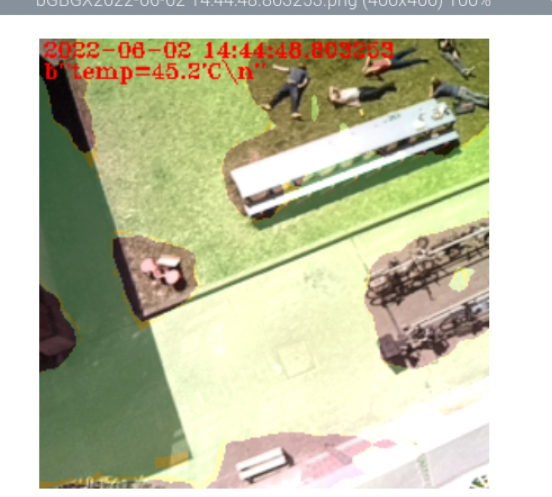
#> input picture img.jpeg, 1104 x 994 px, given in place of the camera (shown at 1/2 size)
$ python homework_13_1.py
#> lines starting #> are read from the running program, lines starting #| are printed output that depends on the picture
import cv2
import time

# загружаем изображение с камеры БПЛА
cap = cv2.VideoCapture(0)  # используем первую подключенную камеру
ret, frame = cap.read()  # читаем кадр с камеры
#> frame is the input picture: shape (994, 1104, 3); mean B, G, R 166.1, 194.6, 193.9

if not ret:
    print("Ошибка: не удалось захватить изображение с камеры.")
    cap.release()
    exit()

# Уменьшаем разрешение изображения в 2 раза
start_time = time.time()
height, width = frame.shape[:2]
#> height = 994; width = 1104
resized_frame = cv2.resize(frame, (width // 2, height // 2))
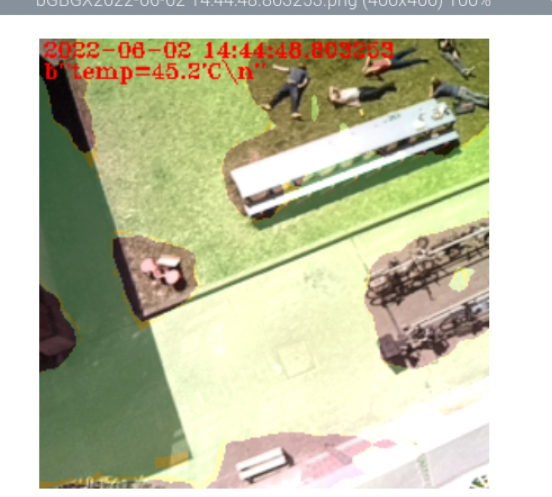
#> resized_frame: shape (497, 552, 3); mean B, G, R 166.2, 194.7, 194

# Применяем метод Canny
edges = cv2.Canny(resized_frame, 100, 200)
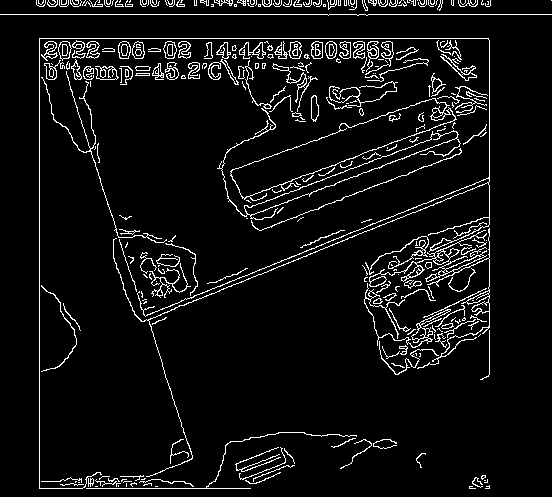
#> edges: shape (497, 552); 6.3% white in thin lines or dots

# изображение в оттенки серого
gray_frame = cv2.cvtColor(resized_frame, cv2.COLOR_BGR2GRAY)
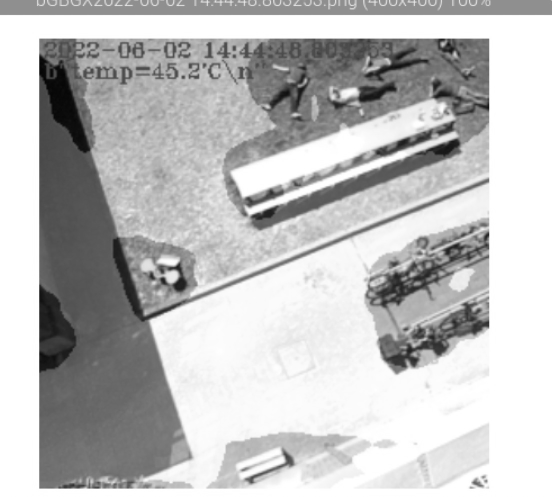
#> gray_frame: shape (497, 552); min 5, max 255, mean 191.2

# Сохраняем оптимизированное изображение
cv2.imwrite("optimized_image.jpg", gray_frame)

# измеряем время обработки
end_time = time.time()
processing_time = end_time - start_time
print(f"Время обработки изображения: {processing_time:.4f} секунд")

# сравнения
cv2.imshow("Original", frame)
cv2.imshow("Small", resized_frame)
cv2.imshow("Canny", edges)
cv2.imshow("Gray", gray_frame)

# Ждем нажатия любой клавиши, затем закрываем окна
cv2.waitKey(0)
cv2.destroyAllWindows()

cap.release()

$ run again, on Relations.png
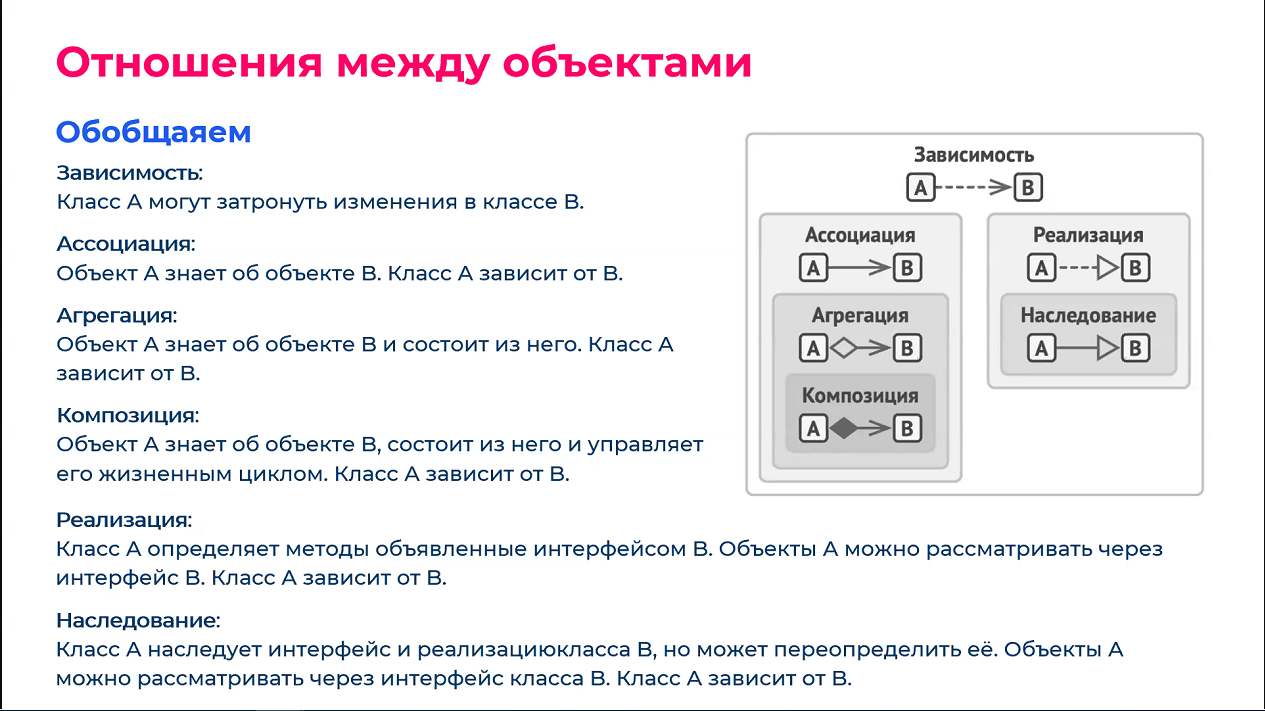
#> input picture Relations.png, 1265 x 711 px, given in place of the camera
#> frame is the input picture: shape (711, 1265, 3); mean B, G, R 241.4, 238.6, 239.3
#> `edges = cv2.Canny(resized_frame, 100, 200)`:
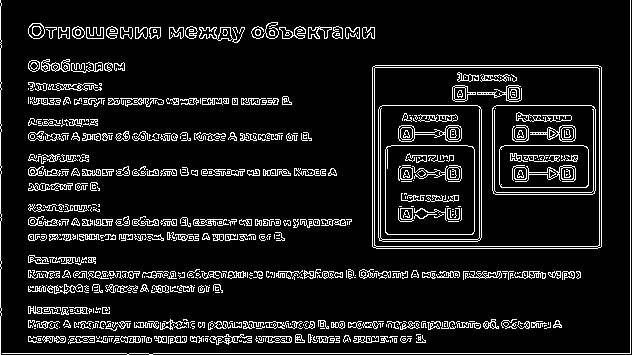
#> edges: shape (355, 632); 9.9% white in thin lines or dots
#> `gray_frame = cv2.cvtColor(resized_frame, cv2.COLOR_BGR2GRAY)`:
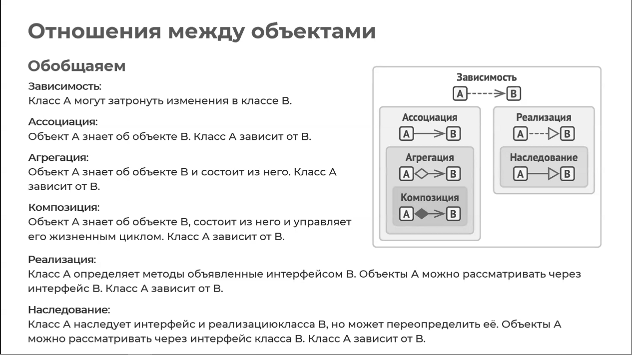
#> gray_frame: shape (355, 632); min 13, max 255, mean 239.1
